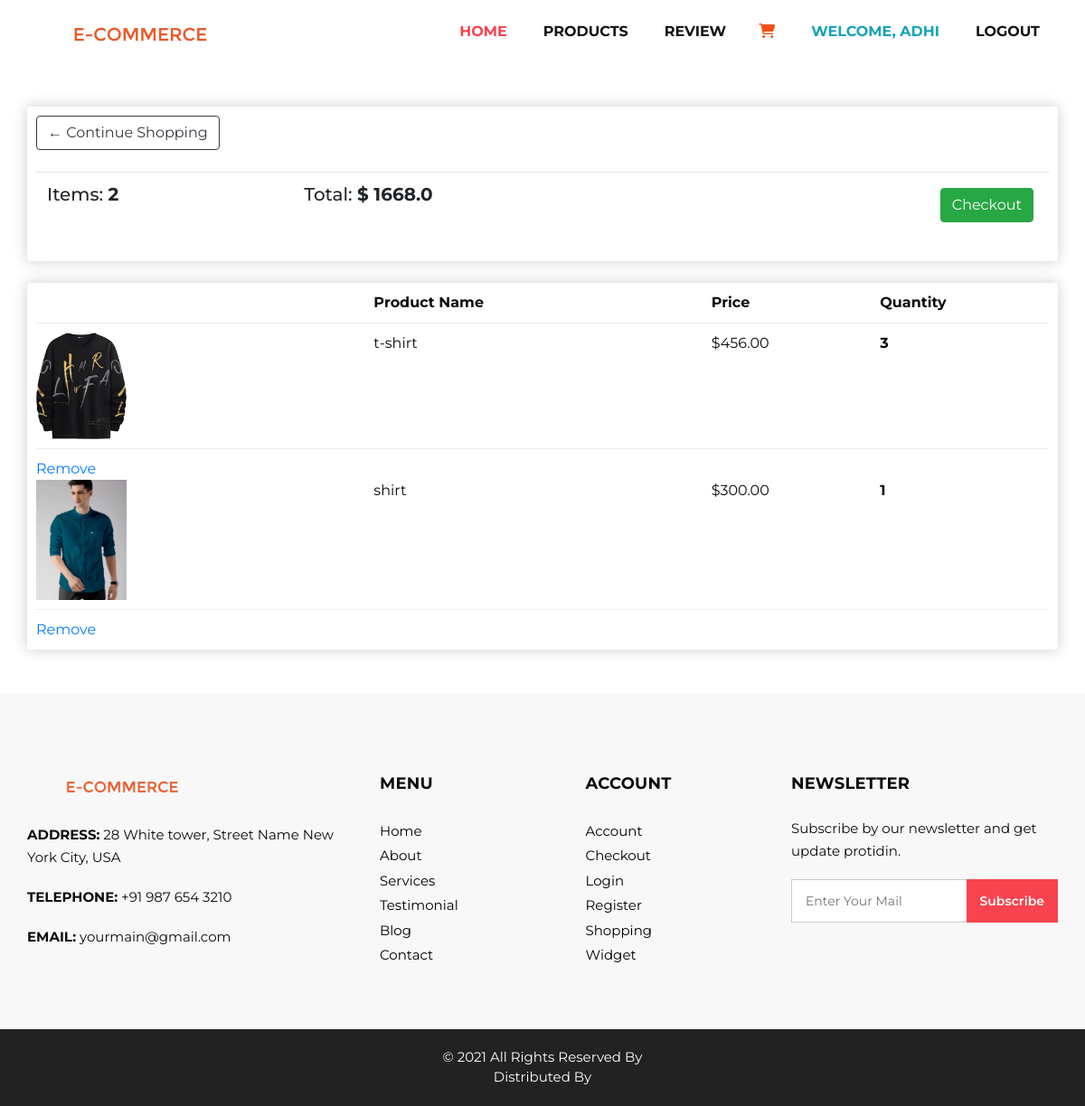
The app's page /cart (signed in) with its own data.
### store/models.py (models this page shows, shortened)
class order(models.Model):
    user = models.ForeignKey(User, on_delete=models.CASCADE)
    product = models.ForeignKey(Product,on_delete=models.CASCADE)
    quantity = models.IntegerField(("Quantity"))
    created_at = models.DateTimeField(default=timezone.now)
    ORDER_STATUS_CHOICES = (
        ('Pending', 'Pending'),
        ('Confirmed', 'Confirmed'),
        ('Shipped', 'Shipped'),
        ('Delivered', 'Delivered'),
    )
    status = models.CharField(max_length=50, choices=ORDER_STATUS_CHOICES, default='Pending')
    PAYMENT_METHOD_CHOICES = (
        ('Pending', 'Pending'),
        ('cod', 'Cash on Delivery'),
        ('credit_card', 'Credit Card'),
    )
    payment_method = models.CharField(max_length=20, choices=PAYMENT_METHOD_CHOICES, default='Pending')

class Product(models.Model):
    name = models.CharField(max_length=200)
    price = models.FloatField()
    digital = models.BooleanField(default=False, null=True, blank=True)
    image = models.ImageField(null=True, blank=True)
    @property
    def imageURL(self):
        try:
            url = self.image.url
        except:
            url = ''
        return url

### store/views.py (the view)
# urls.py: path('cart', views.cart_page, name="cart_page"),
def cart_page(request):
    if request.user.is_authenticated:
        all_order = order.objects.filter(user=request.user)
        total_no_of_item = order.objects.filter(user=request.user).count()
        total_price = sum(item.product.price * item.quantity for item in all_order)
        print(total_price)
    else:
        all_order = []
        total_no_of_item = 0
        total_price = 0
    context = {
        'all_order':all_order,
        'total_price':total_price,
        'total_no_of_item':total_no_of_item
    }
    return render(request,'cart.html',context)

### templates/cart.html (shortened to what this page needs)
{% load static %}
<!DOCTYPE html>
<html>
   <head>
      <link rel="stylesheet" type="text/css" href="{% static '/css/bootstrap.css' %}" />
      <link href="{% static '/css/font-awesome.min.css' %}" rel="stylesheet" />
      <link href="{% static '/css/style.css' %}" rel="stylesheet" />
      <link href="{% static '/css/responsive.css' %}" rel="stylesheet" />
   </head>
   <body>
         {% include 'inc/navbar.html' %}
  <div class="container pt-5">
   <div class="row">
      <div class="col-lg-12">
      <div class="box-element">
         <a class="btn btn-outline-dark" href="{% url 'product' %}">&#x2190; Continue Shopping</a>
         <br>
         <br>
         <table class="table">
            <tr>
               <th><h5>Items: <strong>{{ total_no_of_item }}</strong></h5></th>
               <th><h5>Total: <strong>$ {{ total_price}}</strong></h5></th>
               <th>
                  <a style="float: right; margin: 5px;" class="btn btn-success" href="{% url 'checkout' %}">Checkout</a>
               </th>
            </tr>
         </table>
      </div>
      <br>
      <div class="box-element">
         <div class="cart-row">
            <div style="flex:2;"></div>
            <div style="flex:2;"><strong>Product Name</strong></div>
            <div style="flex:1;"><strong>Price</strong></div>
            <div style="flex:1;"><strong>Quantity</strong></div>
         </div>
         {% for item in all_order %}
         <div class="cart-row">
            <div style="flex:2;"><img class="row-image" src="{{ item.product.imageURL }}" alt="product image"></div>
            <div style="flex:2;"><p>{{ item.product.name }}</p></div>
            <div style="flex:1;"><p>${{ item.product.price|floatformat:2 }}</p></div>
            <div style="flex:1;">
               <p class="quantity">{{ item.quantity }}</p>
            </div>
         </div>
         <div class="remove_cart">
            <a href="{% url 'remove_from_cart' item.id %}">Remove</a>
         </div>
         {% endfor %}
      </div>
      </div>
   </div>
   </div><br><br>
      {% include 'inc/footer.html' %}
  </body>
</html>

### templates/inc/navbar.html (shortened to what this page needs)
{% load static %}
<!DOCTYPE html>
<html>
   <head>
      <link rel="stylesheet" type="text/css" href="{% static '/css/bootstrap.css' %}" />
      <link href="{% static '/css/font-awesome.min.css' %}" rel="stylesheet" />
      <link href="{% static '/css/style.css' %}" rel="stylesheet" />
      <link href="{% static '/css/responsive.css' %}" rel="stylesheet" />
   </head>
   <body>
<header class="header_section">
    <div class="container">
       <nav class="navbar navbar-expand-lg custom_nav-container ">
          <a class="navbar-brand" href="{% url 'home' %}"><img width="250" src="{% static '/images/e-cart.png' %}" alt="#" /></a>
          <div class="collapse navbar-collapse" id="navbarSupportedContent">
             <ul class="navbar-nav">
                <li class="nav-item active">
                   <a class="nav-link" href="{% url 'home' %}">Home <span class="sr-only">(current)</span></a>
                </li>
                <li class="nav-item">
                   <a class="nav-link" href="{% url 'product' %}">Products</a>
                </li>
                <li class="nav-item">
                   <a class="nav-link" href="{% url 'review' %}">Review</a>
                </li>
               <li class="nav-item">
               <a class="nav-link pl-3" href="{% url 'cart_page' %}"><i class="fa-solid fa-cart-shopping" style="color: #f04f19;"></i></a>
               </li>
               {% if user.is_authenticated %}
                <li class="nav-item">
                  <span class="nav-link text-info">Welcome, {{ user.username }}</span>
                </li>
                <li class="nav-item">
                  <a class="nav-link" href="{% url 'logout' %}">Logout</a>
                </li>
                {% else %}
                <li class="nav-item">
                  <a class="nav-link" href="{% url 'register' %}"><i class="fa-solid fa-user  pl-3"></i></a>
                </li>
                {% endif %}
             </ul>
          </div>
       </nav>
    </div>
 </header>

### static/css/style.css (style rules this page uses)
* { box-sizing: border-box; margin: 0; padding: 0; }
body { font-family: 'Montserrat', sans-serif; color: #0c0c0c; background-color: #ffffff; overflow-x: hidden; }
a, a:hover, a:focus { text-decoration: none; }
.btn, .btn:focus { outline: none !important; -webkit-box-shadow: none; box-shadow: none; }
.header_section { padding: 15px 0; }
.navbar-brand { font-family: 'Playfair Display', serif; }
.custom_nav-container { padding: 0; }
.custom_nav-container .navbar-nav { margin-left: auto; }
.custom_nav-container .navbar-nav .nav-item .nav-link { padding: 5px 20px; color: #131313; text-align: center; text-transform: uppercase; border-radius: 5px; -webkit-transition: all 0.3s; transition: all 0.3s; font-weight: 700; }
.custom_nav-container .navbar-nav .nav-item:hover .nav-link, .custom_nav-container .navbar-nav .nav-item.active .nav-link { color: #f7444e; }

### static/css/responsive.css (style rules this page uses)
@media (min-width: 1200px) { .container { max-width: 1170px; } }

### templates/cart.html (style rules this page uses)
.box-element { box-shadow:hsl(0, 0%, 80%) 0 0 16px; background-color: #fff; border-radius: 4px; padding: 10px; }
.cart-row { display: flex; align-items: flex-stretch; padding-bottom: 10px; margin-bottom: 10px; border-bottom: 1px solid #ececec; }
.quantity { display: inline-block; font-weight: 700; padding-right:10px; }
.btn { border-radius: 0; }
.row-image { width: 100px; }

### records on screen
order: product.imageURL (picture), product.name "t-shirt", product.price "456.00", quantity "3"
order: product.imageURL (picture), product.name "shirt", product.price "300.00", quantity "1"

### other values on screen
{{ user.username }} "ADHI"
{{ total_no_of_item }} "2"
{{ total_price }} "1668.0"
